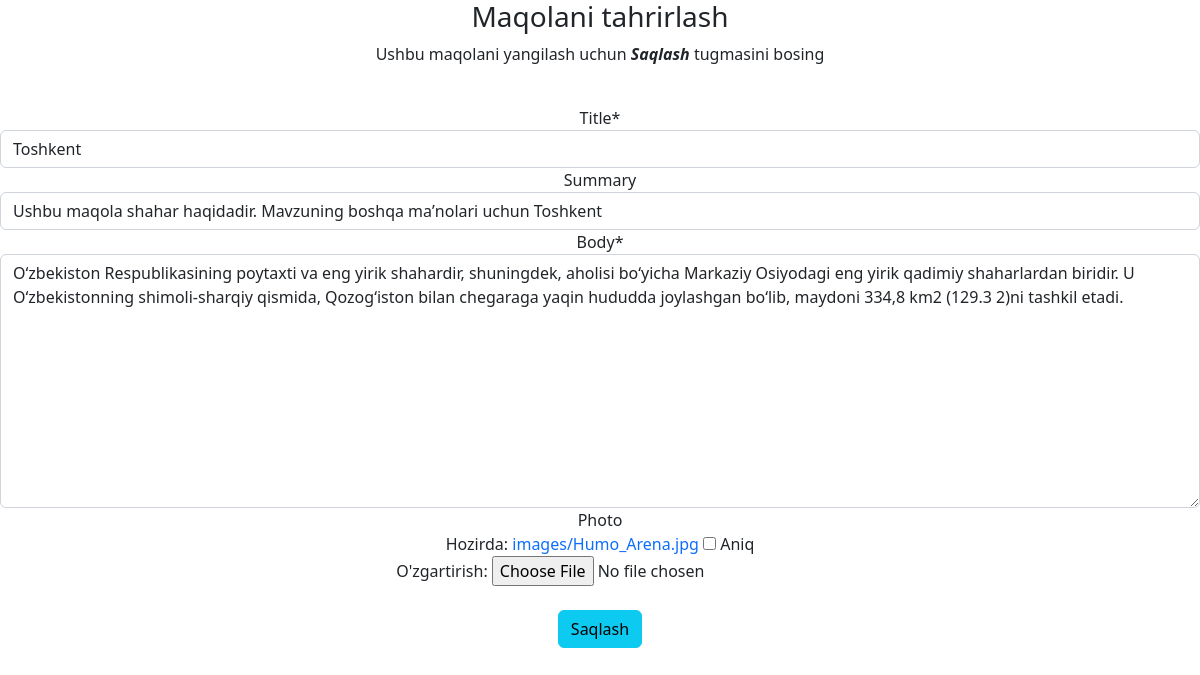
The page /articles/2/edit/ (signed in) on the database its author committed.
### articles/models.py (models this page shows, shortened)
class Articles(models.Model):
    title = models.CharField(max_length=200)
    summary = models.CharField(max_length=200, blank=True)
    body = RichTextField()
    photo = models.ImageField(upload_to='images/', blank=True)
    add_date = models.DateTimeField(auto_now_add=True)
    author = models.ForeignKey(
        get_user_model(),
        on_delete=models.CASCADE,
    )

### articles/views.py (the view)
# urls.py: path('<int:pk>/edit/', ArticleUpdateView.as_view(), name='article_edit'),
class ArticleUpdateView(LoginRequiredMixin, UserPassesTestMixin, UpdateView):
    model = Articles
    fields = ['title', 'summary', 'body', 'photo']
    template_name = 'article_edit.html'
    def test_func(self):
        obj = self.get_object()
        return obj.author == self.request.user

### templates/article_edit.html (shortened to what this page needs)
{% extends 'base.html' %}
{% load crispy_forms_tags %}
{% block content %}
    <h3>Maqolani tahrirlash</h3>
    <p>Ushbu maqolani yangilash uchun <em><b>Saqlash</b></em> tugmasini bosing</p><br>
    <form method="POST" enctype="multipart/form-data">{% csrf_token %}
        {{ form|crispy }}
        <br>
        <input class="btn btn-info ml-2" type="submit" value="Saqlash">
    </form>
{% endblock content %}

### templates/base.html (style rules this page uses)
a { text-decoration: none; text-align: right; }

### rows shown on the page
Articles: title "Toshkent", summary "Ushbu maqola shahar haqidadir. Mavzuning boshqa maʼnolari uchun Toshkent", body "Oʻzbekiston Respublikasining poytaxti va eng yirik shahardir, shuningdek, aholisi boʻyicha Markaziy Osiyodagi eng yirik qadimiy shaharlardan biridir. U Oʻzbekistonning shimoli-sharqiy qismida, Qozogʻiston bilan chegaraga yaqin hududda joylashgan boʻlib, maydoni 334,8 km2 (129.3 2)ni tashkil etadi."
